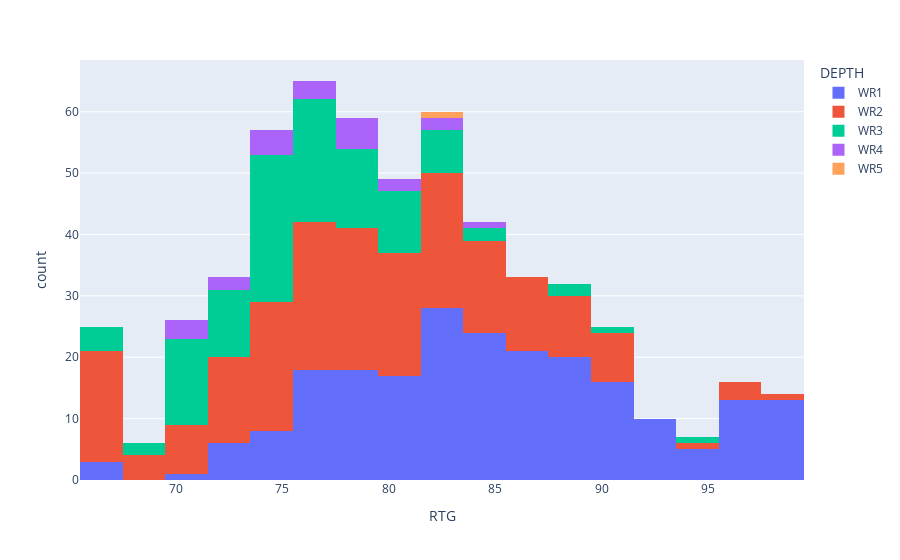

The code cell stored with this chart in its notebook:
### Code cell
fig = px.histogram(df, x='RTG', color='DEPTH')
fig.show()

### Figure 1 — Plotly figure (JSON) as saved in the notebook; plotly's stock layout.template omitted (floating-point values rounded to 4 significant figures; data arrays with more than 128 entries replaced by an {"elided": "..."} marker saying what was removed)
{"data": [{"alignmentgroup": "True", "bingroup": "x", "hovertemplate": "DEPTH=WR1<br>RTG=%{x}<br>count=%{y}<extra></extra>", "legendgroup": "WR1", "marker": {"color": "#636efa", "pattern": {"shape": ""}}, "name": "WR1", "offsetgroup": "WR1", "orientation": "v", "showlegend": true, "type": "histogram", "x": {"elided": "221 int values"}, "xaxis": "x", "yaxis": "y"}, {"alignmentgroup": "True", "bingroup": "x", "hovertemplate": "DEPTH=WR2<br>RTG=%{x}<br>count=%{y}<extra></extra>", "legendgroup": "WR2", "marker": {"color": "#EF553B", "pattern": {"shape": ""}}, "name": "WR2", "offsetgroup": "WR2", "orientation": "v", "showlegend": true, "type": "histogram", "x": {"elided": "204 int values"}, "xaxis": "x", "yaxis": "y"}, {"alignmentgroup": "True", "bingroup": "x", "hovertemplate": "DEPTH=WR3<br>RTG=%{x}<br>count=%{y}<extra></extra>", "legendgroup": "WR3", "marker": {"color": "#00cc96", "pattern": {"shape": ""}}, "name": "WR3", "offsetgroup": "WR3", "orientation": "v", "showlegend": true, "type": "histogram", "x": [77, 83, 76, 83, 71, 83, 79, 76, 80, 88, 70, 75, 74, 94, 76, 76, 75, 82, 80, 79, 77, 71, 78, 81, 89, 79, 76, 75, 78, 71, 75, 81, 74, 82, 71, 72, 78, 73, 77, 90, 80, 71, 79, 74, 79, 73, 76, 75, 76, 77, 77, 84, 70, 74, 70, 83, 73, 76, 70, 77, 70, 79, 72, 79, 77, 75, 77, 80, 75, 71, 70, 78, 75, 71, 79, 67, 74, 72, 69, 75, 71, 72, 75, 75, 74, 74, 83, 73, 75, 75, 81, 67, 75, 75, 77, 84, 69, 67, 81, 72, 76, 67, 76, 72, 75, 77, 81, 80, 73, 75, 79], "xaxis": "x", "yaxis": "y"}, {"alignmentgroup": "True", "bingroup": "x", "hovertemplate": "DEPTH=WR4<br>RTG=%{x}<br>count=%{y}<extra></extra>", "legendgroup": "WR4", "marker": {"color": "#ab63fa", "pattern": {"shape": ""}}, "name": "WR4", "offsetgroup": "WR4", "orientation": "v", "showlegend": true, "type": "histogram", "x": [74, 82, 84, 73, 75, 78, 75, 76, 76, 79, 79, 79, 80, 74, 76, 82, 81, 72, 71, 70, 70, 78], "xaxis": "x", "yaxis": "y"}, {"alignmentgroup": "True", "bingroup": "x", "hovertemplate": "DEPTH=WR5<br>RTG=%{x}<br>count=%{y}<extra></extra>", "legendgroup": "WR5", "marker": {"color": "#FFA15A", "pattern": {"shape": ""}}, "name": "WR5", "offsetgroup": "WR5", "orientation": "v", "showlegend": true, "type": "histogram", "x": [82], "xaxis": "x", "yaxis": "y"}], "layout": {"barmode": "relative", "legend": {"title": {"text": "DEPTH"}, "tracegroupgap": 0}, "margin": {"t": 60}, "xaxis": {"anchor": "y", "domain": [0, 1], "title": {"text": "RTG"}}, "yaxis": {"anchor": "x", "domain": [0, 1], "title": {"text": "count"}}}}
